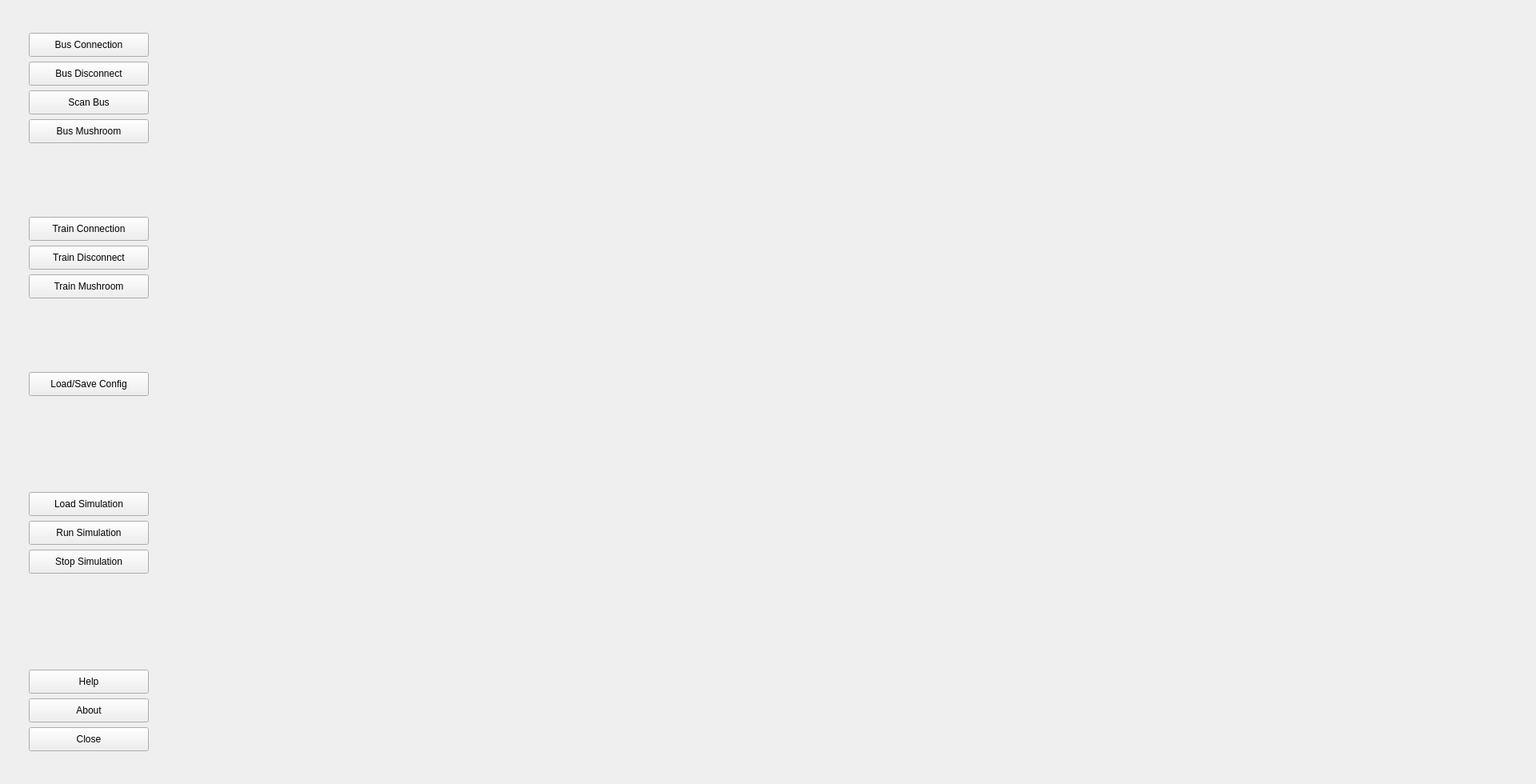
<?xml version="1.0" encoding="UTF-8"?>
<ui version="4.0">
 <class>ISAWindow</class>
 <widget class="QMainWindow" name="ISAWindow">
  <property name="geometry">
   <rect>
    <x>0</x>
    <y>0</y>
    <width>1920</width>
    <height>980</height>
   </rect>
  </property>
  <property name="minimumSize">
   <size>
    <width>1900</width>
    <height>980</height>
   </size>
  </property>
  <property name="maximumSize">
   <size>
    <width>1920</width>
    <height>998</height>
   </size>
  </property>
  <property name="windowTitle">
   <string>Integrated Control Systems</string>
  </property>
  <widget class="QWidget" name="centralWidget">
   <layout class="QHBoxLayout" name="horizontalLayout">
    <item>
     <widget class="QWidget" name="buttonsWidget" native="true">
      <property name="minimumSize">
       <size>
        <width>170</width>
        <height>920</height>
       </size>
      </property>
      <property name="maximumSize">
       <size>
        <width>170</width>
        <height>920</height>
       </size>
      </property>
      <layout class="QVBoxLayout" name="verticalLayout">
       <item>
        <widget class="QPushButton" name="connectDialogButton">
         <property name="minimumSize">
          <size>
           <width>150</width>
           <height>30</height>
          </size>
         </property>
         <property name="maximumSize">
          <size>
           <width>150</width>
           <height>30</height>
          </size>
         </property>
         <property name="text">
          <string>Bus Connection</string>
         </property>
        </widget>
       </item>
       <item>
        <widget class="QPushButton" name="magistralDisconnectButton">
         <property name="minimumSize">
          <size>
           <width>150</width>
           <height>30</height>
          </size>
         </property>
         <property name="maximumSize">
          <size>
           <width>150</width>
           <height>30</height>
          </size>
         </property>
         <property name="text">
          <string>Bus Disconnect</string>
         </property>
        </widget>
       </item>
       <item>
        <widget class="QPushButton" name="scanNetworkButton">
         <property name="minimumSize">
          <size>
           <width>150</width>
           <height>30</height>
          </size>
         </property>
         <property name="maximumSize">
          <size>
           <width>150</width>
           <height>30</height>
          </size>
         </property>
         <property name="text">
          <string>Scan Bus</string>
         </property>
        </widget>
       </item>
       <item>
        <widget class="QPushButton" name="powerOffElementsButton">
         <property name="minimumSize">
          <size>
           <width>150</width>
           <height>30</height>
          </size>
         </property>
         <property name="maximumSize">
          <size>
           <width>150</width>
           <height>30</height>
          </size>
         </property>
         <property name="text">
          <string>Bus Mushroom</string>
         </property>
         <property name="icon">
          <iconset>
           <normaloff>:/imags/mush/mushB.png</normaloff>:/imags/mush/mushB.png</iconset>
         </property>
        </widget>
       </item>
       <item>
        <widget class="QWidget" name="widget_2" native="true">
         <property name="minimumSize">
          <size>
           <width>150</width>
           <height>80</height>
          </size>
         </property>
         <property name="maximumSize">
          <size>
           <width>150</width>
           <height>80</height>
          </size>
         </property>
         <layout class="QHBoxLayout" name="horizontalLayout_8">
          <item>
           <widget class="QLabel" name="connectionLabel">
            <property name="minimumSize">
             <size>
              <width>64</width>
              <height>64</height>
             </size>
            </property>
            <property name="maximumSize">
             <size>
              <width>64</width>
              <height>64</height>
             </size>
            </property>
            <property name="text">
             <string/>
            </property>
            <property name="pixmap">
             <pixmap>:/imags/connection/disconnected.png</pixmap>
            </property>
            <property name="scaledContents">
             <bool>true</bool>
            </property>
           </widget>
          </item>
         </layout>
        </widget>
       </item>
       <item>
        <widget class="QPushButton" name="trainConnectButton">
         <property name="minimumSize">
          <size>
           <width>150</width>
           <height>30</height>
          </size>
         </property>
         <property name="maximumSize">
          <size>
           <width>150</width>
           <height>30</height>
          </size>
         </property>
         <property name="text">
          <string>Train Connection</string>
         </property>
        </widget>
       </item>
       <item>
        <widget class="QPushButton" name="trainDisconnectButton">
         <property name="minimumSize">
          <size>
           <width>150</width>
           <height>30</height>
          </size>
         </property>
         <property name="maximumSize">
          <size>
           <width>150</width>
           <height>30</height>
          </size>
         </property>
         <property name="text">
          <string>Train Disconnect</string>
         </property>
        </widget>
       </item>
       <item>
        <widget class="QPushButton" name="trainMushroomButton">
         <property name="minimumSize">
          <size>
           <width>150</width>
           <height>30</height>
          </size>
         </property>
         <property name="maximumSize">
          <size>
           <width>150</width>
           <height>30</height>
          </size>
         </property>
         <property name="text">
          <string>Train Mushroom</string>
         </property>
         <property name="icon">
          <iconset>
           <normaloff>:/imags/mush/mushB.png</normaloff>:/imags/mush/mushB.png</iconset>
         </property>
        </widget>
       </item>
       <item>
        <widget class="QWidget" name="widget_4" native="true">
         <property name="minimumSize">
          <size>
           <width>150</width>
           <height>80</height>
          </size>
         </property>
         <property name="maximumSize">
          <size>
           <width>150</width>
           <height>80</height>
          </size>
         </property>
         <layout class="QHBoxLayout" name="horizontalLayout_9">
          <item>
           <widget class="QLabel" name="connectionLabel_2">
            <property name="minimumSize">
             <size>
              <width>50</width>
              <height>64</height>
             </size>
            </property>
            <property name="maximumSize">
             <size>
              <width>50</width>
              <height>64</height>
             </size>
            </property>
            <property name="text">
             <string/>
            </property>
            <property name="pixmap">
             <pixmap>:/imags/connection/disconnectedB.png</pixmap>
            </property>
            <property name="scaledContents">
             <bool>true</bool>
            </property>
           </widget>
          </item>
         </layout>
        </widget>
       </item>
       <item>
        <widget class="QPushButton" name="configDialogButton">
         <property name="minimumSize">
          <size>
           <width>150</width>
           <height>30</height>
          </size>
         </property>
         <property name="maximumSize">
          <size>
           <width>150</width>
           <height>30</height>
          </size>
         </property>
         <property name="text">
          <string>Load/Save Config</string>
         </property>
        </widget>
       </item>
       <item>
        <spacer name="verticalSpacer">
         <property name="orientation">
          <enum>Qt::Vertical</enum>
         </property>
         <property name="sizeHint" stdset="0">
          <size>
           <width>20</width>
           <height>40</height>
          </size>
         </property>
        </spacer>
       </item>
       <item>
        <widget class="QPushButton" name="loadSimButton">
         <property name="minimumSize">
          <size>
           <width>150</width>
           <height>30</height>
          </size>
         </property>
         <property name="maximumSize">
          <size>
           <width>150</width>
           <height>30</height>
          </size>
         </property>
         <property name="text">
          <string>Load Simulation</string>
         </property>
        </widget>
       </item>
       <item>
        <widget class="QPushButton" name="runSimButton">
         <property name="minimumSize">
          <size>
           <width>150</width>
           <height>30</height>
          </size>
         </property>
         <property name="maximumSize">
          <size>
           <width>150</width>
           <height>30</height>
          </size>
         </property>
         <property name="text">
          <string>Run Simulation</string>
         </property>
        </widget>
       </item>
       <item>
        <widget class="QPushButton" name="pauseSimButton">
         <property name="minimumSize">
          <size>
           <width>150</width>
           <height>30</height>
          </size>
         </property>
         <property name="maximumSize">
          <size>
           <width>150</width>
           <height>30</height>
          </size>
         </property>
         <property name="text">
          <string>Stop Simulation</string>
         </property>
        </widget>
       </item>
       <item>
        <spacer name="verticalSpacer_2">
         <property name="orientation">
          <enum>Qt::Vertical</enum>
         </property>
         <property name="sizeHint" stdset="0">
          <size>
           <width>20</width>
           <height>40</height>
          </size>
         </property>
        </spacer>
       </item>
       <item>
        <widget class="QPushButton" name="helpButton">
         <property name="minimumSize">
          <size>
           <width>150</width>
           <height>30</height>
          </size>
         </property>
         <property name="maximumSize">
          <size>
           <width>150</width>
           <height>30</height>
          </size>
         </property>
         <property name="text">
          <string>Help</string>
         </property>
        </widget>
       </item>
       <item>
        <widget class="QPushButton" name="aboutDialogButton">
         <property name="minimumSize">
          <size>
           <width>150</width>
           <height>30</height>
          </size>
         </property>
         <property name="maximumSize">
          <size>
           <width>150</width>
           <height>30</height>
          </size>
         </property>
         <property name="text">
          <string>About</string>
         </property>
        </widget>
       </item>
       <item>
        <widget class="QPushButton" name="closeButton">
         <property name="minimumSize">
          <size>
           <width>150</width>
           <height>30</height>
          </size>
         </property>
         <property name="maximumSize">
          <size>
           <width>150</width>
           <height>30</height>
          </size>
         </property>
         <property name="text">
          <string>Close</string>
         </property>
        </widget>
       </item>
      </layout>
     </widget>
    </item>
    <item>
     <widget class="QWidget" name="mapWidget" native="true">
      <property name="minimumSize">
       <size>
        <width>0</width>
        <height>0</height>
       </size>
      </property>
      <property name="maximumSize">
       <size>
        <width>1680</width>
        <height>920</height>
       </size>
      </property>
     </widget>
    </item>
   </layout>
  </widget>
 </widget>
 <layoutdefault spacing="6" margin="11"/>
 <resources/>
 <connections/>
</ui>
